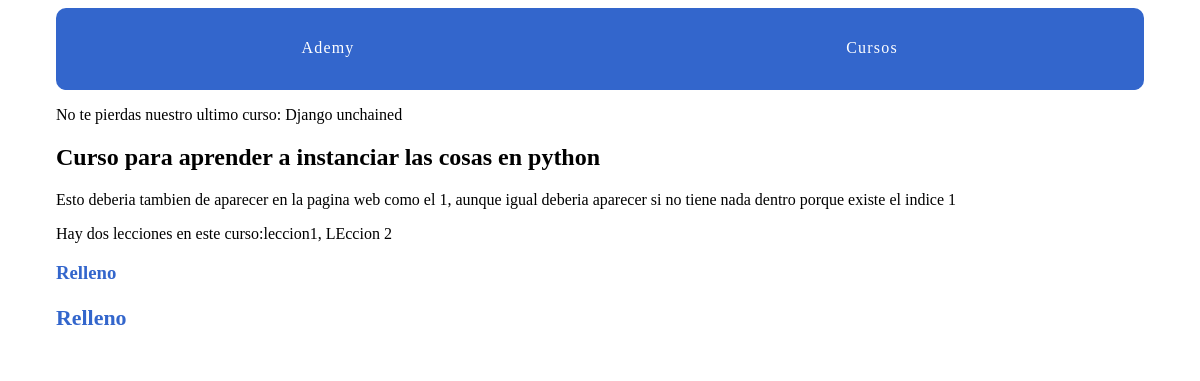
/courses/2/, run on the app's committed database.
### courses/models.py (models this page shows)
class Course(models.Model):         #esta linea define una clase llamada Course que hereda de models.Model
    created_at = models.DateTimeField(auto_now_add=True)   #esta linea define un campo llamado created_at que es de tipo DateTimeField y que se llena automaticamente con el tiempo en el que se creo el registro
    title = models.CharField(max_length=255)    #esta linea define un campo llamado title que es de tipo CharField y que puede contener hasta 255 caracteres
    description = models.TextField()            #esta linea define un campo llamado description que es de tipo TextField y que puede contener texto sin limite de caracteres
    def __str__(self):      #esta linea define un metodo llamado __str__ que devuelve una cadena de texto que representa al objeto
        return self.title       #esta linea retorna el valor del campo title como una cadena de texto

class Lesson(models.Model):
    title = models.CharField(max_length=50)
    description = models.TextField()
    content = models.TextField(blank=True, default='')
    order = models.IntegerField(default=0)
    course = models.ForeignKey(Course, on_delete=models.CASCADE) #esta linea define un campo llamado Course que es de tipo ForeignKey y que hace referencia a la clase Course
    class Meta:     #para que sirve el class meta? es para definir metadatos de la clase y esta linea sirve para definir metadatos de la clase Lesson
        ordering = ['order',]        #esta linea define un atributo llamado ordering que especifica la forma en que se ordenan los objetos de la clase Lesson en la base de datos
    def __str__(self):
        return self.title

### courses/views.py (the view)
# urls.py: path('<int:pk>/', views.course_detail, name='detail'), #el nombre que toma es el que se tiene que poner en los HTML para hacer la referencia hacia esas paginas
def course_detail(request, pk):         #esta linea sirve para definir una funcion que se llama course_detail que recibe un objeto request y un objeto pk
    course = get_object_or_404(Course, pk=pk)  #esta linea sirve para obtener el curso con el id que se pasa a la funcion
    return render(request, 'courses/course_detail.html', {'course': course})        #esta linea sirve para renderizar la pagina course_detail.html y pasarle el curso como un objeto de tipo diccionario

### courses/templatetags/course_extras.py (called while the page is built)
@register.simple_tag
def last_course():
    return Course.objects.latest('created_at')

@register.filter('markdown_to_html')
def markdown2_to_html(markdown_text):
    html_body = markdown2.markdown(markdown_text)
    return mark_safe(html_body)

### courses/Templates/courses/course_detail.html (shortened to what this page needs)
{% extends "layout.html" %}
{% load humanize%}
{% load course_extras %}
{% block content %}
<article>
    <h2>{{ course.title}}</h2>
    {{ course.description }}
    <p>Hay {{ course.lesson_set.count|apnumber }} leccion{{ course.lesson_set.count| pluralize:"es"}} en este curso:{{ course.lesson_set.all|join:", " }}</p>
    <section>
        {% for lesson in course.lesson_set.all %}
        <h3>
            <a href="{% url 'courses:lesson_detail' course_pk=lesson.course.pk lesson_pk=lesson.pk%}""
            {{ lesson.title }}
        </h3>
        {{ lesson.description |markdown_to_html|safe }}
        {% endfor %}
    </section>
</article>
{% endblock %}

### ademy/Templates/layout.html (shortened to what this page needs)
{% load static %}
{% load course_extras %}
<!DOCTYPE html>
<html>
    <head>
        <link rel="stylesheet" href="{% static 'css/layout.css' %}">
    </head>
    <body>
        <div class="site-container">
            <nav>
                <a href="{% url 'home' %}">Ademy</a>
                <a href="{% url 'courses:course_list' %}">Cursos</a>
            </nav>
            <p>No te pierdas nuestro ultimo curso: {% last_course %}</p>
            {% block content%}{% endblock %}
        </div>
    </body>
</html>

### assets/css/layout.css (style rules this page uses)
html { box-sizing: border-box; }
*, *::after, *::before { box-sizing: inherit; }
.site-container { max-width: 68em; margin-left: auto; margin-right: auto; }
.site-container::after { clear: both; content: ""; display: table; }
.site-container nav { width: 100%; display: table; width: 100%; table-layout: fixed; border-bottom-left-radius: 10px; border-bottom-right-radius: 10px; border-top-left-radius: 10px; border-top-right-radius: 10px; border-bottom-left-radius: 10px; border-top-left-radius: 10px; border-bottom-right-radius: 10px; border-top-right-radius: 10px; background-color: #3366CC; margin-bottom: 1em; overflow: hidden; }
.site-container nav a { display: table-cell; width: 8.33333%; padding: 10px; border-bottom: 2px solid #3366CC; color: #FFFFFF; letter-spacing: 0.075em; line-height: 60px; text-align: center; text-decoration: none; }
article h2 a, article h3 a { color: #3366CC; text-decoration: none; }

### data on the page
Course: title "Django unchained"
Course: title "Curso para aprender a instanciar las cosas en python", description "Esto deberia tambien de aparecer en la pagina web como el 1, aunque igual deberia aparecer si no tiene nada dentro porque existe el indice 1", lesson_set.count|apnumber "dos", lesson_set.count|pluralize "es", lesson_set.all "leccion1, LEccion 2"
Lesson: description "Relleno"
Lesson: description "Relleno"
